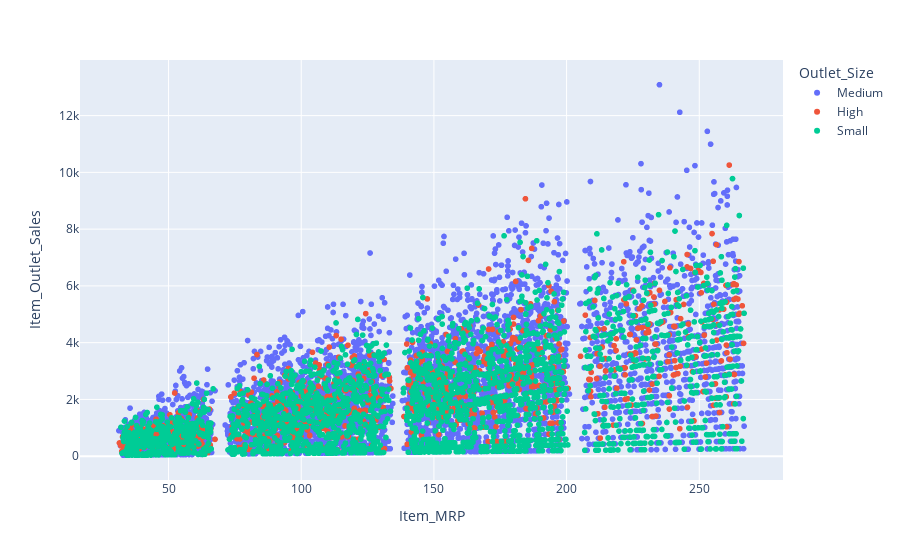

The notebook cell this image was saved under:
### Code cell
fig = px.scatter(train,x = 'Item_MRP',y = 'Item_Outlet_Sales',color='Outlet_Size')
fig

### Figure 1 — Plotly figure (JSON) as saved in the notebook; plotly's stock layout.template omitted (floating-point values rounded to 4 significant figures; data arrays with more than 128 entries replaced by an {"elided": "..."} marker saying what was removed)
{"data": [{"hovertemplate": "Outlet_Size=Medium<br>Item_MRP=%{x}<br>Item_Outlet_Sales=%{y}<extra></extra>", "legendgroup": "Medium", "marker": {"color": "#636efa", "symbol": "circle"}, "mode": "markers", "name": "Medium", "showlegend": true, "type": "scattergl", "x": {"elided": "5203 float values"}, "xaxis": "x", "y": {"elided": "5203 float values"}, "yaxis": "y"}, {"hovertemplate": "Outlet_Size=High<br>Item_MRP=%{x}<br>Item_Outlet_Sales=%{y}<extra></extra>", "legendgroup": "High", "marker": {"color": "#EF553B", "symbol": "circle"}, "mode": "markers", "name": "High", "showlegend": true, "type": "scattergl", "x": {"elided": "932 float values"}, "xaxis": "x", "y": {"elided": "932 float values"}, "yaxis": "y"}, {"hovertemplate": "Outlet_Size=Small<br>Item_MRP=%{x}<br>Item_Outlet_Sales=%{y}<extra></extra>", "legendgroup": "Small", "marker": {"color": "#00cc96", "symbol": "circle"}, "mode": "markers", "name": "Small", "showlegend": true, "type": "scattergl", "x": {"elided": "2388 float values"}, "xaxis": "x", "y": {"elided": "2388 float values"}, "yaxis": "y"}], "layout": {"legend": {"title": {"text": "Outlet_Size"}, "tracegroupgap": 0}, "margin": {"t": 60}, "xaxis": {"anchor": "y", "domain": [0, 1], "title": {"text": "Item_MRP"}}, "yaxis": {"anchor": "x", "domain": [0, 1], "title": {"text": "Item_Outlet_Sales"}}}}
